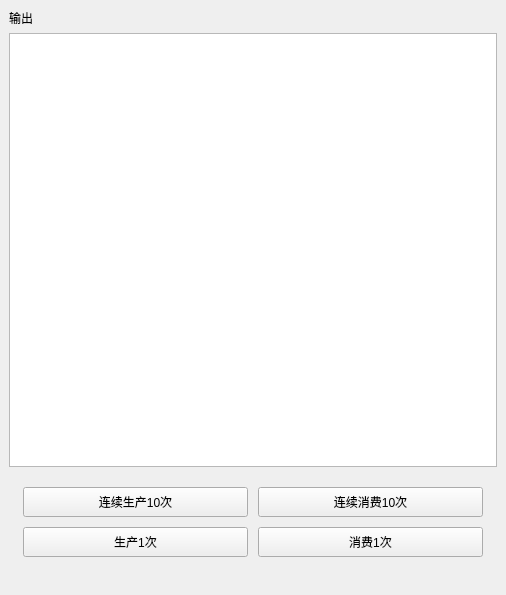
<?xml version="1.0" encoding="UTF-8"?>
<ui version="4.0">
 <class>MainWindow</class>
 <widget class="QMainWindow" name="MainWindow">
  <property name="geometry">
   <rect>
    <x>0</x>
    <y>0</y>
    <width>506</width>
    <height>595</height>
   </rect>
  </property>
  <property name="minimumSize">
   <size>
    <width>320</width>
    <height>0</height>
   </size>
  </property>
  <property name="maximumSize">
   <size>
    <width>800</width>
    <height>16777215</height>
   </size>
  </property>
  <property name="windowTitle">
   <string>MainWindow</string>
  </property>
  <widget class="QWidget" name="centralwidget">
   <property name="minimumSize">
    <size>
     <width>305</width>
     <height>0</height>
    </size>
   </property>
   <layout class="QVBoxLayout" name="verticalLayout">
    <item>
     <layout class="QVBoxLayout" name="verticalLayout_2">
      <item>
       <widget class="QLabel" name="label">
        <property name="minimumSize">
         <size>
          <width>0</width>
          <height>15</height>
         </size>
        </property>
        <property name="text">
         <string>输出</string>
        </property>
       </widget>
      </item>
      <item>
       <widget class="QTextEdit" name="textEdit">
        <property name="minimumSize">
         <size>
          <width>305</width>
          <height>30</height>
         </size>
        </property>
        <property name="maximumSize">
         <size>
          <width>16777215</width>
          <height>16777215</height>
         </size>
        </property>
        <property name="readOnly">
         <bool>true</bool>
        </property>
        <property name="html">
         <string>&lt;!DOCTYPE HTML PUBLIC &quot;-//W3C//DTD HTML 4.0//EN&quot; &quot;http://www.w3.org/TR/REC-html40/strict.dtd&quot;&gt;
&lt;html&gt;&lt;head&gt;&lt;meta name=&quot;qrichtext&quot; content=&quot;1&quot; /&gt;&lt;meta charset=&quot;utf-8&quot; /&gt;&lt;style type=&quot;text/css&quot;&gt;
p, li { white-space: pre-wrap; }
&lt;/style&gt;&lt;/head&gt;&lt;body style=&quot; font-family:'Microsoft YaHei UI'; font-size:9pt; font-weight:400; font-style:normal;&quot;&gt;
&lt;p style=&quot;-qt-paragraph-type:empty; margin-top:0px; margin-bottom:0px; margin-left:0px; margin-right:0px; -qt-block-indent:0; text-indent:0px;&quot;&gt;&lt;br /&gt;&lt;/p&gt;&lt;/body&gt;&lt;/html&gt;</string>
        </property>
       </widget>
      </item>
     </layout>
    </item>
    <item>
     <widget class="QWidget" name="widget" native="true">
      <property name="minimumSize">
       <size>
        <width>300</width>
        <height>80</height>
       </size>
      </property>
      <layout class="QHBoxLayout" name="horizontalLayout">
       <item>
        <layout class="QGridLayout" name="gridLayout">
         <property name="sizeConstraint">
          <enum>QLayout::SetDefaultConstraint</enum>
         </property>
         <property name="leftMargin">
          <number>5</number>
         </property>
         <property name="topMargin">
          <number>5</number>
         </property>
         <property name="rightMargin">
          <number>5</number>
         </property>
         <property name="bottomMargin">
          <number>20</number>
         </property>
         <property name="spacing">
          <number>10</number>
         </property>
         <item row="0" column="0">
          <widget class="QPushButton" name="pushButton">
           <property name="minimumSize">
            <size>
             <width>80</width>
             <height>30</height>
            </size>
           </property>
           <property name="text">
            <string>连续生产10次</string>
           </property>
          </widget>
         </item>
         <item row="1" column="0">
          <widget class="QPushButton" name="pushButton_3">
           <property name="minimumSize">
            <size>
             <width>80</width>
             <height>30</height>
            </size>
           </property>
           <property name="text">
            <string>生产1次</string>
           </property>
          </widget>
         </item>
         <item row="1" column="1">
          <widget class="QPushButton" name="pushButton_4">
           <property name="minimumSize">
            <size>
             <width>80</width>
             <height>30</height>
            </size>
           </property>
           <property name="text">
            <string>消费1次</string>
           </property>
          </widget>
         </item>
         <item row="0" column="1">
          <widget class="QPushButton" name="pushButton_2">
           <property name="minimumSize">
            <size>
             <width>80</width>
             <height>30</height>
            </size>
           </property>
           <property name="text">
            <string>连续消费10次</string>
           </property>
          </widget>
         </item>
        </layout>
       </item>
      </layout>
     </widget>
    </item>
   </layout>
  </widget>
 </widget>
 <resources/>
 <connections/>
</ui>
